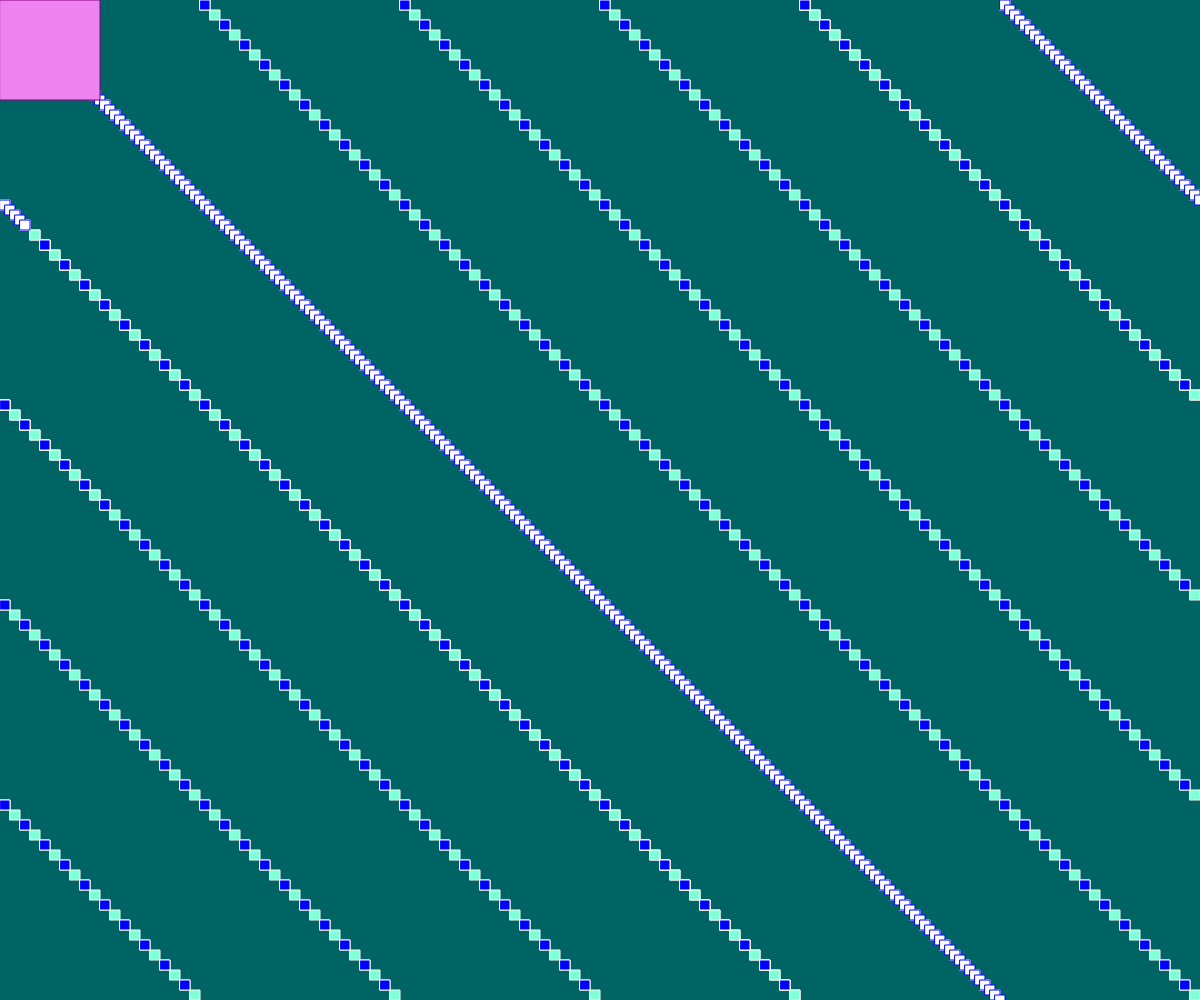
Frame 1 (no input)
Frame 60 (no input): identical to frame 1, image omitted
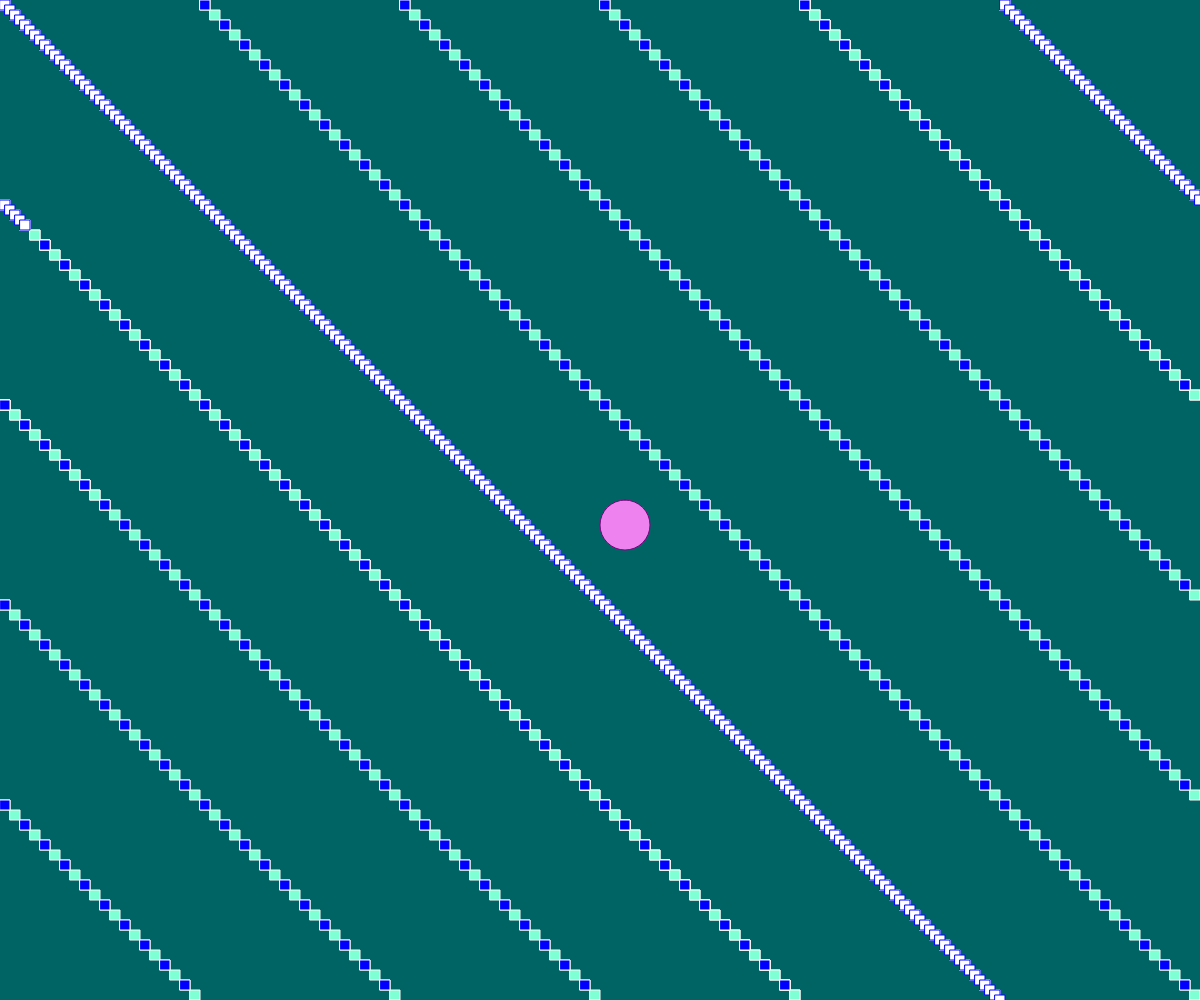
Frame 120 (the mouse pressed at the canvas centre since frame 60)

The p5.js sketch that drew these frames (run headless with seeded random() and noise() and a simulated clock; from frame 60 on, the mouse is pressed at the canvas centre):

// p5.js sketch
// ── sketch.js


function setup(){
    createCanvas(windowWidth,windowHeight);
}

function draw(){
    background(0, 100, 100);
    fill('aquamarine');
    stroke('white');
    for(var i = 0; i < 851; i++){
        rect((i*10)%width,(i*10)%height,10,10);
    }
    fill('blue');
    for(var i = 0; i < 425; i++){
        rect((i*20)%width,(i*20)%height,10,10);
    }
    fill('white');
    stroke('blue');
    for(var i = 0; i < 245; i++){
        rect((i*5)%width,(i*5)%height,10,10);
    }
    fill('violet');
    stroke('purple');
    if(mouseX < 200){
        rect(mouseX,mouseY,100,100);
    }else{
        rect(mouseX,mouseY,50,50,25);
    }
}
// ── script.js
var billy; //variable declaration without definition

console.log(billy);

billy = 13;
billy = 'billy is great';
billy = 'billy said "hello"';

//keyword expression codeblock
if(true){
    console.log(billy);
}

if( 5 < 15){
    console.log('is it true');
}

billy = "silly";
if(billy){ // coercion change string to boolean
    console.log('billy is silly');
}

if(billy === 'silly'){ // === testing for equal value and same type
    console.log('really silly');
}

// == testing for equal value but allows for coercion
// billy == true
// billy gets coerced to a boolean and the expression is true

//typeof operator precedes a variable name or literal value

console.log(typeof "lkjfjdlfkj");
console.log(typeof billy);

if(typeof billy === "string"){
    billy = 'slfljksfo ilk';
}else{
    billy = 42;
}

///////////////
// for loop

for(var i = 0; i < 5; i++){
    console.log('hello');
}

for(var i = 0; i < 10; i++){
    console.log(i);
}
console.log(i);
////////

// function declaration
function bob(){
    console.log('i am bob');
    return 'bob';
}

// function invokation
bob(); /// () function invokation operator

/* multiline comment
for(var i = 0; i < 20; i++){
    bob();
}
*/

console.log( bob() );

function bailly(data){
    data = data + 100;
    return data;
}

var mydata = bailly(50);
console.log(mydata);
console.log( typeof mydata);
